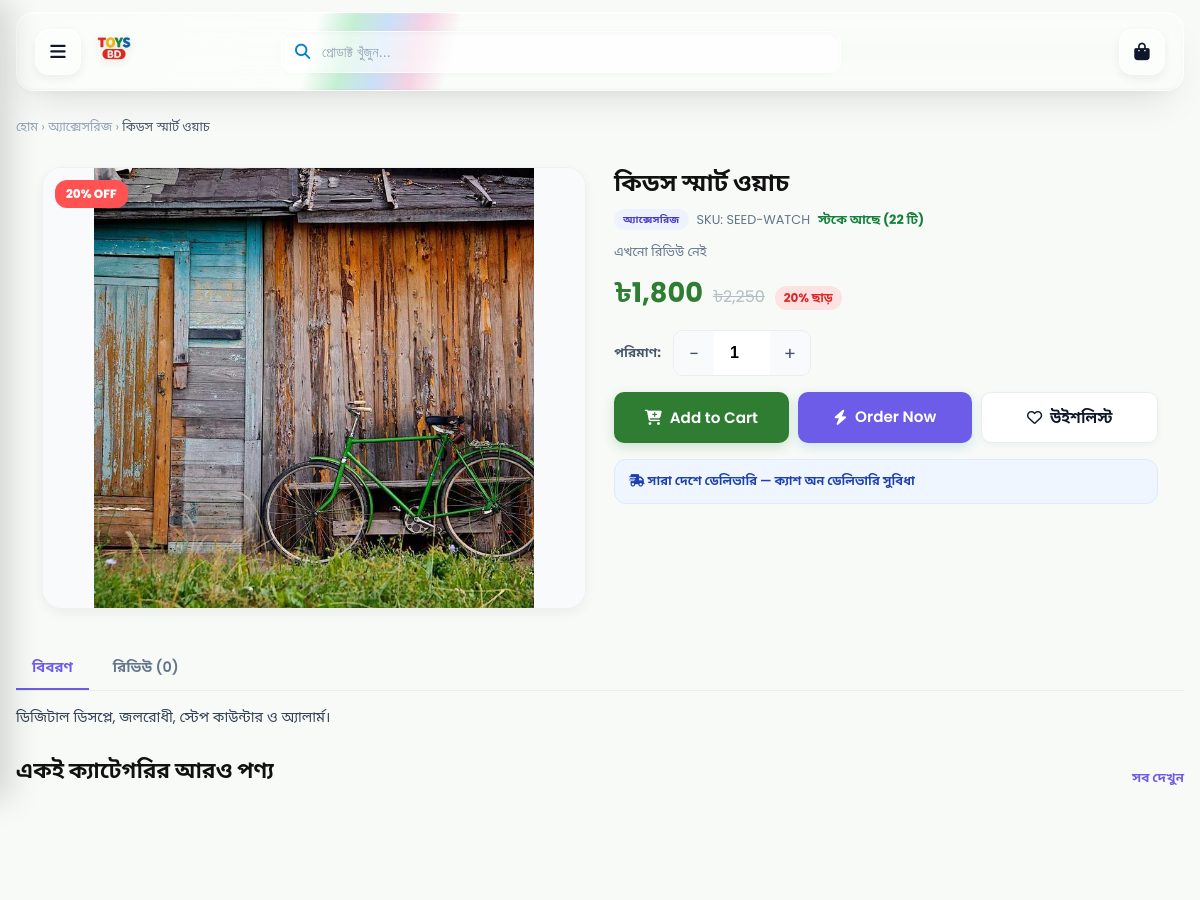
The page /product_details.php?id=95 (upper part) on the database as committed earlier.
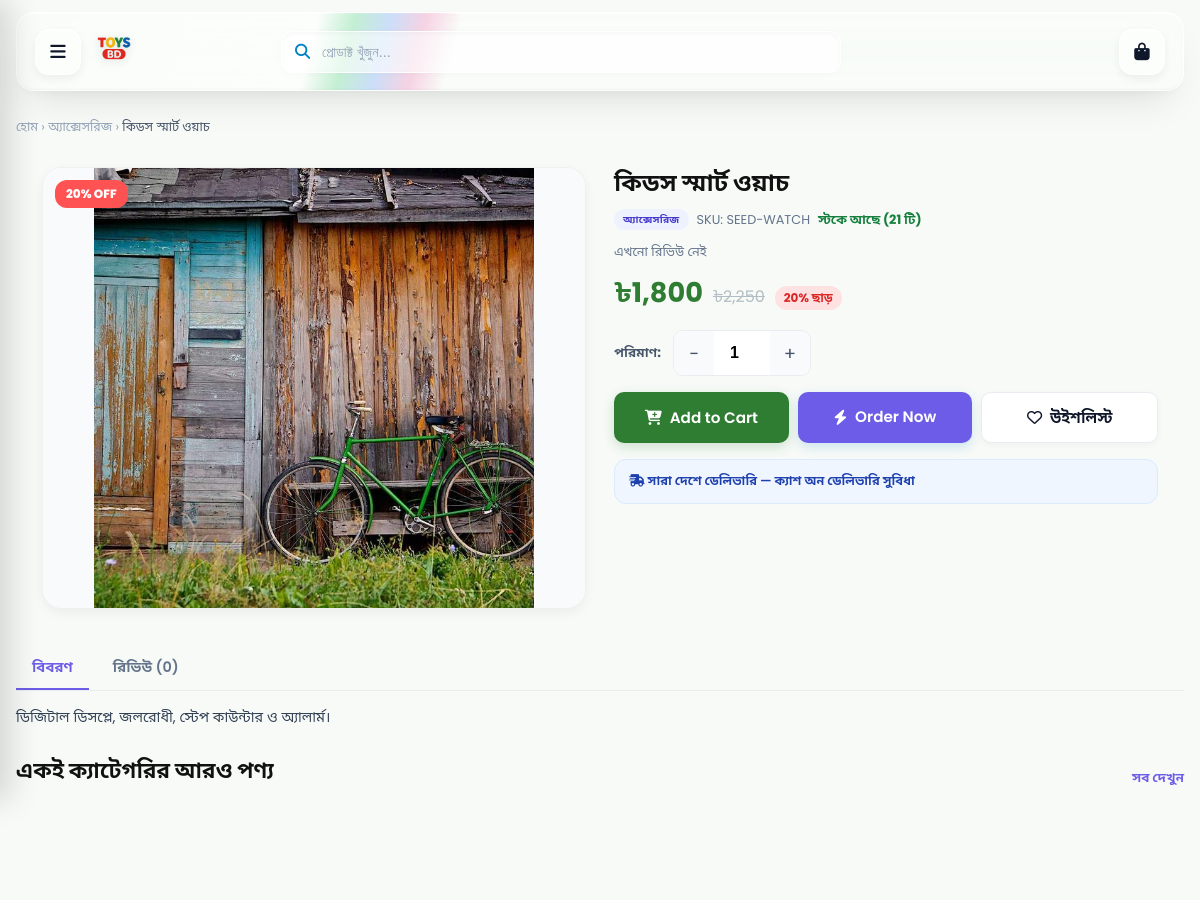
The same page on the database as committed later.
### tables this page shows
CREATE TABLE `products` (
  `id` int(11) NOT NULL AUTO_INCREMENT,
  `category_id` int(11) DEFAULT NULL,
  `name` varchar(255) NOT NULL,
  `sku` varchar(40) DEFAULT NULL,
  `description` text DEFAULT NULL,
  `price` decimal(10,2) NOT NULL,
  `compare_at_price` decimal(10,2) DEFAULT NULL,
  `stock` int(11) NOT NULL DEFAULT 0,
  `tags` varchar(255) DEFAULT NULL,
  `specifications` text DEFAULT NULL,
  `image` varchar(400) DEFAULT NULL,
  `active` tinyint(1) NOT NULL DEFAULT 1,
  `created_at` timestamp NOT NULL DEFAULT current_timestamp(),
  `sold_count` int(11) NOT NULL DEFAULT 0,
  `is_featured` tinyint(1) NOT NULL DEFAULT 0,
  `badge_color` varchar(20) DEFAULT NULL,
  `is_new_arrival` tinyint(1) NOT NULL DEFAULT 1,
  `cost_price` decimal(12,2) DEFAULT NULL,
  PRIMARY KEY (`id`),
  KEY `category_id` (`category_id`),
  KEY `idx_products_stock` (`stock`),
  CONSTRAINT `products_ibfk_1` FOREIGN KEY (`category_id`) REFERENCES `categories` (`id`) ON DELETE SET NULL
);

CREATE TABLE `categories` (
  `id` int(11) NOT NULL AUTO_INCREMENT,
  `name` varchar(120) NOT NULL,
  `image` varchar(400) DEFAULT NULL,
  `sort_order` int(11) NOT NULL DEFAULT 0,
  `active` tinyint(1) NOT NULL DEFAULT 1,
  PRIMARY KEY (`id`)
);

### includes/config.php (called while the page is built, shortened)
<?php
function h($s){ return htmlspecialchars(is_scalar($s) ? (string)$s : '', ENT_QUOTES, 'UTF-8'); }
function money_bd($n){ return '৳'.number_format((float)$n, 0); }
if (!function_exists('img_url')) {
  function img_url($path, ?string $fallback = null): string {
    $fallback = $fallback === null ? (BASE_URL.'/uploads/default.jpg') : $fallback;
    $path = trim((string)$path);
    $root = dirname(__DIR__);
    $rel  = ltrim($path, '/');
    if (stripos($rel, 'uploads/') === 0) {
      $abs = $root.'/'.$rel;
    } else {
      $abs = UPLOAD_DIR.'/'.$rel;
      $rel = 'uploads/'.$rel;
    }
    if (is_file($abs)) return BASE_URL.'/'.$rel;
    $base = basename($rel);
    if (is_file(UPLOAD_DIR.'/'.$base)) return BASE_URL.'/uploads/'.$base;
    return $fallback;
  }
}
?>

### product_details.php (shortened to what the changed rows need)
<?php
require_once __DIR__.'/includes/config.php';
$pdo = get_pdo();
$id  = (int)($_GET['id'] ?? 0);
$stm = $pdo->prepare("
  SELECT p.*, c.name AS cat_name
  FROM products p
  LEFT JOIN categories c ON c.id = p.category_id
  WHERE p.id = ? AND p.active = 1
");
$stm->execute([$id]);
$p = $stm->fetch();
$pid   = (int)$p['id'];
$stock = max(0, (int)$p['stock']);
$isOut = $stock <= 0;
$price = (float)$p['price'];
$old   = (float)($p['compare_at_price'] ?? 0);
$discountPct = ($old > $price && $old > 0) ? (int)round((($old - $price) / $old) * 100) : 0;
$gallery = [];
if (!empty($p['image']) && img_url($p['image']) !== img_fallback_url()) {
  $gallery[] = ['type'=>'image', 'url'=>img_url($p['image'])];
}
$avgRating = 0; $ratingCount = 0;
try {
  $rs = $pdo->prepare("SELECT AVG(rating) avg_r, COUNT(*) cnt FROM product_reviews WHERE product_id=? AND status='approved'");
  $rs->execute([$pid]);
  $row = $rs->fetch();
  $avgRating   = $row ? round((float)$row['avg_r'], 1) : 0;
  $ratingCount = $row ? (int)$row['cnt'] : 0;
} catch (Throwable $e) {}
$related = [];
if (!empty($p['category_id'])) {
  try {
    $rq = $pdo->prepare("SELECT * FROM products WHERE active=1 AND category_id=? AND id<>? ORDER BY id DESC LIMIT 8");
    $rq->execute([(int)$p['category_id'], $pid]);
    $related = $rq->fetchAll();
  } catch (Throwable $e) {}
}
$inWishlist = false;
include __DIR__.'/includes/partials_header.php';
?>
<div class="wrap">
  <nav style="font-size:.78rem;color:#94a3b8;margin:8px 0 14px">
    <a href="<?php echo BASE_URL; ?>/index.php">হোম</a>
    <?php if (!empty($p['cat_name'])): ?>
      › <a href="<?php echo BASE_URL; ?>/category_products.php?id=<?php echo (int)$p['category_id']; ?>"><?php echo h($p['cat_name']); ?></a>
    <?php endif; ?>
    › <span style="color:#475569"><?php echo h(mb_substr($p['name'],0,40)); ?></span>
  </nav>
  <div class="pd-wrap">
    <div class="pd-gallery">
      <div class="pd-main">
        <img id="pdMainImg" src="<?php echo h($gallery[0]['url']); ?>" alt="<?php echo h($p['name']); ?>" width="600" height="600">
        <?php if ($discountPct > 0): ?>
          <span class="pc-badge" style="top:12px;left:12px;font-size:12px;padding:5px 11px;background:#ff5252"><?php echo $discountPct; ?>% OFF</span>
        <?php endif; ?>
      </div>
    </div>
    <div class="pd-info">
      <h1><?php echo h($p['name']); ?></h1>
      <div class="pd-meta">
        <?php if (!empty($p['cat_name'])): ?>
          <span class="badge-chip" style="background:#eef2ff;color:#4338ca"><?php echo h($p['cat_name']); ?></span>
        <?php endif; ?>
        <?php if (!empty($p['sku'])): ?><span>SKU: <?php echo h($p['sku']); ?></span><?php endif; ?>
        <?php if ($isOut): ?>
          <span class="badge-chip stock-out">স্টক আউট</span>
        <?php elseif ($stock <= 5): ?>
          <span class="badge-chip low">স্টকে মাত্র <?php echo $stock; ?> টি</span>
        <?php else: ?>
          <span style="color:#15803d;font-weight:700">স্টকে আছে (<?php echo $stock; ?> টি)</span>
        <?php endif; ?>
      </div>
      <div class="pd-meta">
        <?php if ($ratingCount > 0): ?>
          <span style="color:#f59e0b;font-size:.9rem">
            <?php echo str_repeat('★', (int)round($avgRating)) . str_repeat('☆', 5 - (int)round($avgRating)); ?>
          </span>
          <span><?php echo $avgRating; ?> রেটিং (<?php echo $ratingCount; ?>)</span>
        <?php else: ?>
          <span>এখনো রিভিউ নেই</span>
        <?php endif; ?>
      </div>
      <div class="pd-price">
        <span class="now"><?php echo money_bd($price); ?></span>
        <?php if ($old > $price): ?>
          <span class="was"><?php echo money_bd($old); ?></span>
          <span class="off"><?php echo $discountPct; ?>% ছাড়</span>
        <?php endif; ?>
      </div>
      <?php if (!$isOut): ?>
        <div style="display:flex;align-items:center;gap:12px;margin-bottom:14px">
          <span style="font-size:.82rem;font-weight:700;color:#475569">পরিমাণ:</span>
          <div class="qty-box">
          </div>
        </div>
      <?php endif; ?>
      <div class="pd-actions">
        <button type="button" class="btn-pill green" id="btnAdd"
                data-product-id="<?php echo $pid; ?>"
                onclick="return addToCart(this.dataset.productId, event, this)"
                <?php echo $isOut ? 'disabled' : ''; ?>>
        </button>
        <?php if (!$isOut): ?>
          <a class="btn-pill order" href="<?php echo BASE_URL; ?>/checkout.php?buy=<?php echo $pid; ?>&qty=1" id="btnBuy">
          </a>
        <?php endif; ?>
        <button type="button" class="btn-pill ghost" id="btnWish"
                onclick="toggleWishlist(<?php echo $pid; ?>, this)"
                aria-pressed="<?php echo $inWishlist ? 'true' : 'false'; ?>">
        </button>
      </div>
      <div class="notice" style="margin-top:14px;font-size:.78rem">
        <i class="fa-solid fa-truck-fast"></i> সারা দেশে ডেলিভারি — ক্যাশ অন ডেলিভারি সুবিধা
      </div>
    </div>
  </div>
  <div class="pd-tabs" role="tablist">
    <button type="button" class="active" data-tab="desc" role="tab">বিবরণ</button>
    <button type="button" data-tab="reviews" role="tab">রিভিউ (<?php echo $ratingCount; ?>)</button>
  </div>
  <div class="pd-tab-panel" id="tab-desc">
    <?php if (!empty($p['description'])): ?>
      <?php echo nl2br(h($p['description'])); ?>
    <?php else: ?>
      <p style="color:#94a3b8">এই পণ্যের জন্য কোনো বিবরণ যোগ করা হয়নি।</p>
    <?php endif; ?>
  </div>
  <?php if ($related): ?>
    <div class="section-head">
      <div><h2>একই ক্যাটেগরির আরও পণ্য</h2></div>
      <?php if (!empty($p['category_id'])): ?>
        <a class="see-all" href="<?php echo BASE_URL; ?>/category_products.php?id=<?php echo (int)$p['category_id']; ?>">সব দেখুন</a>
      <?php endif; ?>
    </div>
    <div class="product-grid">
    </div>
  <?php endif; ?>
</div>
<?php include __DIR__.'/includes/partials_footer.php'; ?>

Rows that differ between the two databases and show on the page:
changed products "কিডস স্মার্ট ওয়াচ": stock "22" → "21"
